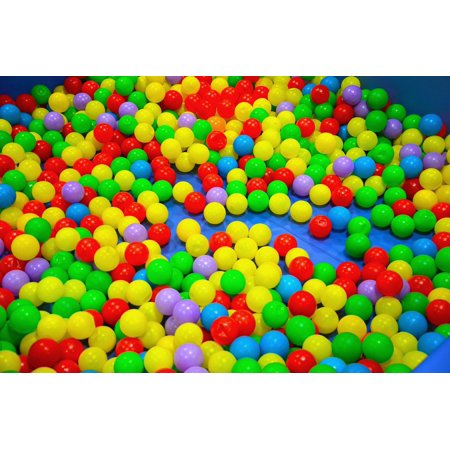
#> input picture opencv/colored.jpeg, 450 x 450 px
$ python object_detection.py
#> lines starting #> are read from the running program, lines starting #| are printed output that depends on the picture; after the words box and inside, x2 and y2 are one past the last pixel; in counts of white or black regions, pixels touching at a corner belong together
import numpy as np
import cv2 as cv

def output(x):
    pass
cv.namedWindow('Tracking')

# create the trackbars
cv.createTrackbar('LH', 'Tracking', 0, 255, output)
#> slider 'LH' is set to 51
cv.createTrackbar('LS', 'Tracking', 0, 255, output)
#> slider 'LS' is set to 51
cv.createTrackbar('LV', 'Tracking', 0, 255, output)
#> slider 'LV' is set to 51
cv.createTrackbar('UH', 'Tracking', 255, 255, output)
cv.createTrackbar('US', 'Tracking', 255, 255, output)
cv.createTrackbar('UV', 'Tracking', 255, 255, output)
# loop for masking and detection
while(1):
    frame = cv.imread('colored.jpeg')
#> frame is the input picture: shape (450, 450, 3); mean B, G, R 117.9, 173.8, 171.4
    newframe = cv.resize(frame, (512,512))
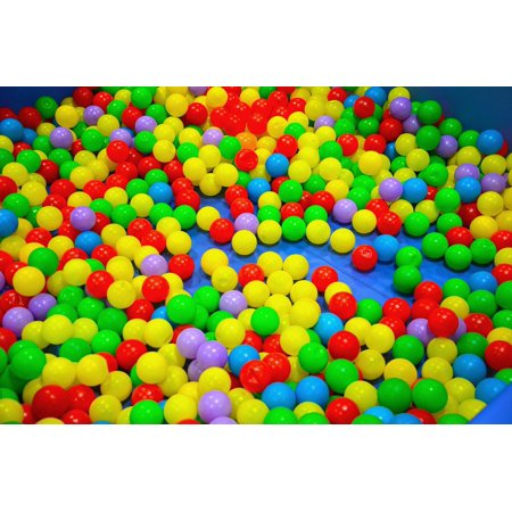
#> newframe: shape (512, 512, 3); mean B, G, R 117.8, 173.7, 171.3
    hsv = cv.cvtColor(newframe, cv.COLOR_BGR2HSV)
#> hsv: shape (512, 512, 3); mean H, S, V 40.4, 147.8, 210.3
    l_h = cv.getTrackbarPos('LH', 'Tracking')
    l_s = cv.getTrackbarPos('LS', 'Tracking')
    l_v = cv.getTrackbarPos('LV', 'Tracking')

    u_h = cv.getTrackbarPos('UH', 'Tracking')
    u_s = cv.getTrackbarPos('US', 'Tracking')
    u_v = cv.getTrackbarPos('UV', 'Tracking')

    lower_bound = np.array([l_h, l_s, l_v])
    upper_bound = np.array([u_h, u_s, u_v])

    mask = cv.inRange(hsv, lower_bound, upper_bound)
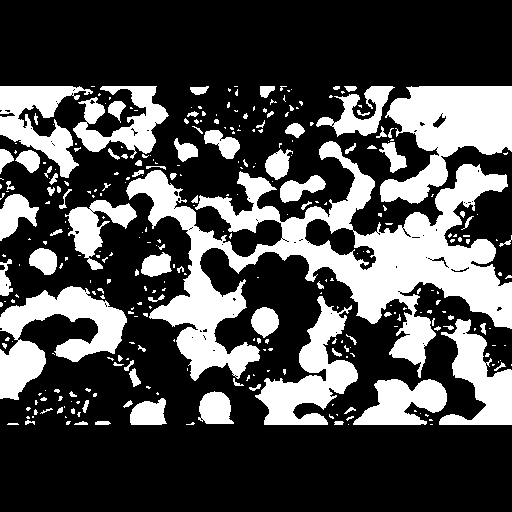
#> mask: shape (512, 512); 29.8% white; 322 white regions (227 under 20 px), largest, box (x1, y1, x2, y2) and area: (126, 141, 512, 381) 28991, (380, 86, 512, 204) 8629, (0, 286, 127, 400) 6235
    resulted_img = cv.bitwise_and(newframe, newframe, mask=mask)
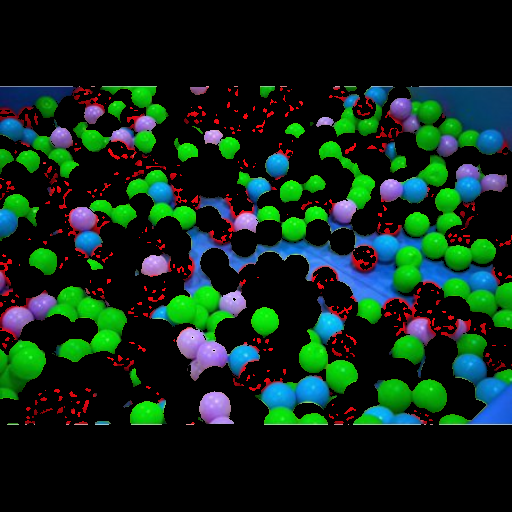
#> resulted_img: shape (512, 512, 3); mean B, G, R 25.5, 38.5, 15.7
    cv.imshow('newframe', newframe)
    cv.imshow('mask', mask)
    cv.imshow('result', resulted_img)
    k = cv.waitKey(1)
#> (key Esc is pressed here)
    if k == 27:
        break

cv.destroyAllWindows()
